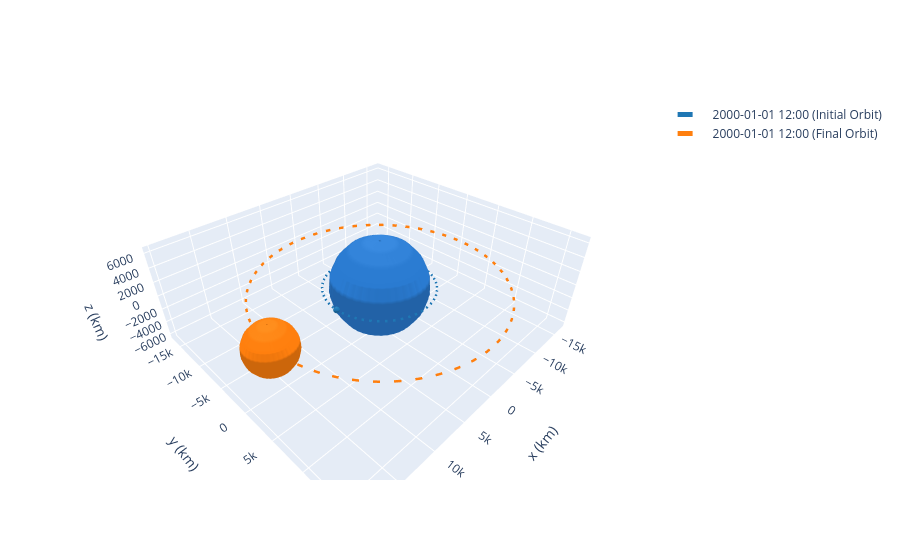

Write notebook code for a chart like this one.
### Markdown cell above
## Orbit Propagation
##### The orbits get propagated using the elements defined above and `Orbit_from_classical`. They're then plotted onto 3D plots using `OrbitPlotter()` and `Plotly3D`.

### Code cell
orb_i = Orbit.from_classical(Earth, a_i, e_i, inc_i, raan_i, argp_i, nu_i)
orb_f = Orbit.from_classical(Earth, a_f, e_f, inc_f, raan_f, argp_f, nu_f)

op = OrbitPlotter(backend=Plotly3D())
op.plot(orb_i, label="Initial Orbit")
op.plot(orb_f, label="Final Orbit")
op.show()

### Figure 1 — Plotly figure (JSON) as saved in the notebook; plotly's stock layout.template omitted (floating-point values rounded to 4 significant figures; data arrays with more than 128 entries replaced by an {"elided": "..."} marker saying what was removed)
{"data": [{"cauto": false, "cmax": 1, "cmin": 1, "colorscale": [[0, "#2a7bd1"], [1, "#2a7bd1"]], "showlegend": false, "showscale": false, "type": "surface", "x": {"elided": "20x20 float values"}, "y": {"elided": "20x20 float values"}, "z": {"elided": "20x20 float values"}}, {"line": {"color": "rgb(31, 119, 180)", "dash": "dash", "width": 5}, "mode": "lines", "name": "2000-01-01 12:00 (Initial Orbit)", "showlegend": true, "type": "scatter3d", "x": {"elided": "150 float values"}, "y": {"elided": "150 float values"}, "z": {"elided": "150 float values"}}, {"cauto": false, "cmax": 1, "cmin": 1, "colorscale": [[0, "rgb(31, 119, 180)"], [1, "rgb(31, 119, 180)"]], "showlegend": false, "showscale": false, "type": "surface", "x": {"elided": "20x20 float values"}, "y": {"elided": "20x20 float values"}, "z": {"elided": "20x20 float values"}}, {"cauto": false, "cmax": 1, "cmin": 1, "colorscale": [[0, "#2a7bd1"], [1, "#2a7bd1"]], "showlegend": false, "showscale": false, "type": "surface", "x": {"elided": "20x20 float values"}, "y": {"elided": "20x20 float values"}, "z": {"elided": "20x20 float values"}}, {"line": {"color": "rgb(255, 127, 14)", "dash": "dash", "width": 5}, "mode": "lines", "name": "2000-01-01 12:00 (Final Orbit)", "showlegend": true, "type": "scatter3d", "x": {"elided": "150 float values"}, "y": {"elided": "150 float values"}, "z": {"elided": "150 float values"}}, {"cauto": false, "cmax": 1, "cmin": 1, "colorscale": [[0, "rgb(255, 127, 14)"], [1, "rgb(255, 127, 14)"]], "showlegend": false, "showscale": false, "type": "surface", "x": {"elided": "20x20 float values"}, "y": {"elided": "20x20 float values"}, "z": {"elided": "20x20 float values"}}], "layout": {"autosize": true, "scene": {"aspectmode": "data", "xaxis": {"title": {"text": "x (km)"}}, "yaxis": {"title": {"text": "y (km)"}}, "zaxis": {"title": {"text": "z (km)"}}}}}
